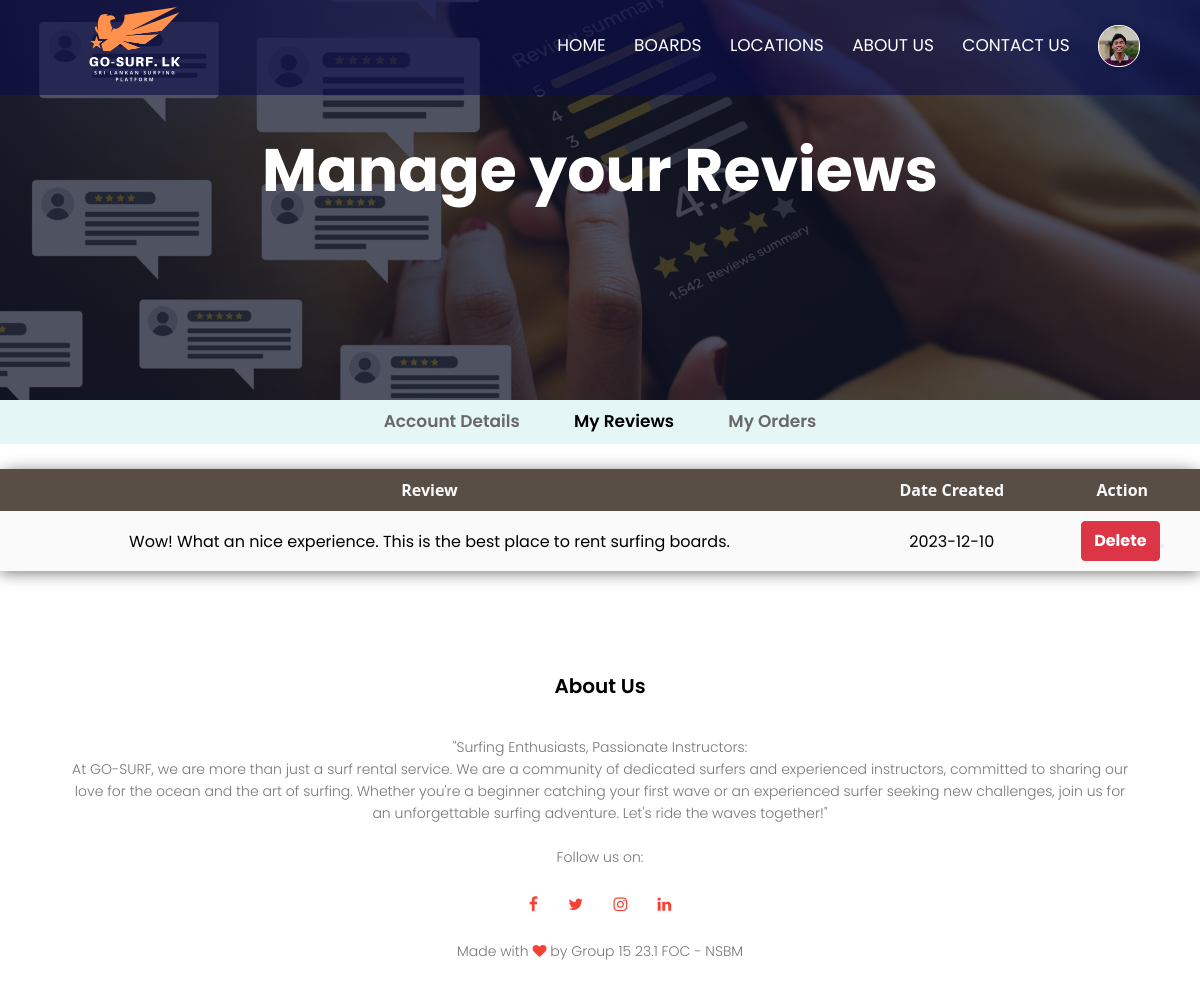
The app's page /userPanel/customerReviews.php (signed in) with its own data.
### tables this page shows
CREATE TABLE `reviews` (
  `review_id` int(11) NOT NULL,
  `review_user_id` int(11) NOT NULL,
  `content` varchar(500) NOT NULL,
  `stars` int(11) NOT NULL,
  `date_created` date NOT NULL,
  `is_displayed` int(11) NOT NULL
);

### userPanel/customerReviews.php (the view, shortened to what this page needs)
<!DOCTYPE html>
<html lang="en">
<head>
  <link rel="stylesheet" href="https://cdn.jsdelivr.net/npm/bootstrap-icons@1.11.2/font/bootstrap-icons.min.css">
  <link rel="stylesheet" href="../assets/css/admin_style.css">
  <link rel="stylesheet" href="../assets/css/styles.css">
  <link rel="stylesheet" href="../assets/css/tooltips.css">
  <link rel="stylesheet" href="https://stackpath.bootstrapcdn.com/font-awesome/4.7.0/css/font-awesome.min.css">
</head>
<body>
  <section class="sub-header" style="background-image: linear-gradient(rgba(4,9,30,0.7),rgba(4,9,30,0.7)),url(../assets/surf_img/reviews.jpg);">
    <nav id="navbar" class="fixed">
      <a href="../index.php"><img src="../assets/surf_img/logo.png"></a>
      <div class="nav-links" id="navLinks">
        <ul>
          <li><a href="../index.php" class="click-animation-1">HOME</a></li>
          <li><a href="../boards.php" class="click-animation-1">BOARDS</a></li>
          <li><a href="../locations.php" class="click-animation-1">LOCATIONS</a></li>
          <li><a href="../about.php" class="click-animation-1">ABOUT US</a></li>
          <li><a href="../contact.php" class="click-animation-1">CONTACT US</a></li>
          <li class="user-link"></li>
        </ul>
      </div>
    </nav>
    <h1>Manage your Reviews</h1>
  </section>
  <div class="user-panel">
      <ul>
        <li><a href="./customerpanel.php">Account Details</a></li>
        <li><a href="./customerReviews.php" style="color: black;">My Reviews</a></li>
        <li><a href="./customerOrders.php">My Orders</a></li>
        </ul>
      </div>
  <br>
  <div>
    <?php
    include '../config/db_conn.php';
    if (isset($_SESSION['user_id'])) {
      $user_id = $_SESSION['user_id'];
    } else if (isset($_COOKIE['user_id'])) {
      $user_id = $_COOKIE['user_id'];
    }
    $sql = "SELECT * FROM reviews WHERE review_user_id = $user_id";
    $result = $conn->query($sql);
    if ($result->num_rows > 0) {
    ?>
      <table class="table" style="margin-left: auto; margin-right: auto; max-width: 1300px; min-width: 300px;">
        <thead>
          <tr>
            <th class="text-center">Review</th>
            <th class="text-center">Date Created</th>
            <th class="text-center" colspan=2>Action</th>
          </tr>
        </thead>
        <?php
        while ($row = $result->fetch_assoc()) {
        ?>
          <tr>
            <td><?= $row['content'] ?></td>
            <td><?= $row['date_created'] ?></td>
            <td>
              <form action="../php_processes/deleteCustomerReview.php" method="post" onsubmit="return confirmDeleteReview()">
                <button class="btn btn-danger" style="height:40px">Delete<button>
              </form>
            </td>
          </tr>
      <?php
        }
    } else {
      echo "<p style='text-align: center;'>No reviews added.</p>";
    }
      ?>
      </table>
  </div>
  <section class="footer">
    <h4>About Us</h4>
    <p>"Surfing Enthusiasts, Passionate Instructors: <br> At GO-SURF, we are more than just a surf rental service. We are a community of dedicated surfers and experienced instructors, committed to sharing our love for the ocean and the art of surfing. Whether you're a beginner catching your first wave or an experienced surfer seeking new challenges, join us for an unforgettable surfing adventure. Let's ride the waves together!" <br><br>Follow us on:</p>
    <div class="icons">
      <i class="fa fa-facebook"></i>
      <i class="fa fa-twitter"></i>
      <i class="fa fa-instagram"></i>
      <i class="fa fa-linkedin"></i>
    </div>
    <p>Made with <i class="fa fa-heart"></i> by Group 15 23.1 FOC - NSBM</p>
  </section>
</body>
</html>

### assets/css/admin_style.css (style rules this page uses)
* { margin: 0; padding: 0; font-family: 'Poppins', sans-serif; }
table { width: 100%; border-collapse: collapse; border-spacing: 0; box-shadow: 0 2px 15px rgba(64, 64, 64, .7); border-radius: 12px 12px 0 0; margin-bottom: 50px; }
td, th { padding: 10px 16px; text-align: center; }
th { background-color: #584e46; color: #fafafa; font-family: 'Open Sans', Sans-serif; font-weight: bold; }
tr { width: 100%; background-color: #fafafa; font-family: 'Montserrat', sans-serif; }

### assets/css/styles.css (style rules this page uses)
* { margin: 0; padding: 0; font-family: 'Poppins', sans-serif; }
nav { z-index: 99999; display: flex; padding: 0.5% 6%; justify-content: space-between; align-items: center; position: fixed; width: 90%; background-color: #0d0e4d9a; }
.fixed { position: fixed; top: 0px; transition: top 0.3s; }
nav img { width: 125px; }
.nav-links { flex: 1; text-align: right; }
.nav-links ul .user-link::after { background: transparent; }
.nav-links ul li { list-style: none; display: inline-block; padding: 8px 12px; position: relative; }
.nav-links ul li a { color: #fff; text-decoration: none; font-size: 17px; }
.nav-links ul li::after { content: ''; width: 0%; height: 2px; background: #f43434; display: block; margin: auto; transition: 0.5s; }
h1 { font-size: 36px; font-weight: 700; transition: 0.5s; }
p { color: #777; font-size: 17px; font-weight: 300; line-height: 22px; padding: 10px; }
@media (max-width: 1400px) { h1 { font-size: 30px; font-weight: 700; transition: 0.5s; } }
@media (max-width: 1400px) { p { color: #777; font-size: 15px; font-weight: 300; line-height: 22px; padding: 10px; } }
.footer { width: 100%; text-align: center; padding: 30px 0; }
.footer h4 { margin-bottom: 25px; margin-top: 20px; font-weight: 600; font-size: 20px; }
.footer p { margin-left: 5%; margin-right: 5%; font-size: 14px; }
.icons .fa { color: #f44336; margin: 0 13px; cursor: pointer; padding: 18px 0; }
.fa-heart { color: #f44336; }
.sub-header { height: 50vh; width: 100%; background-image: linear-gradient(rgba(4, 9, 30, 0.7), rgba(4, 9, 30, 0.7)), url(../surf_img/background.jpeg); background-position: center; background-size: cover; text-align: center; color: #fff; }
.sub-header h1 { padding-top: 125px; font-size: 60px; }
.user-panel { background-color: rgba(220, 243, 245, 0.74); margin-left: auto; margin-right: auto; text-align: center; }
.user-panel ul li { list-style: none; display: inline-block; padding: 8px 25px; position: relative; }
.user-panel ul li a { color: rgb(104, 104, 104); font-weight: 600; text-decoration: none; font-size: 17px; }
.user-panel ul li::after { content: ''; width: 0%; height: 2px; background: #f43434; display: block; margin: auto; transition: 0.5s; }

### userPanel/customerReviews.php (style rules this page uses)
.btn { font-weight: 700; height: 40px; border: 1px solid transparent; padding: 6px 12px; font-size: 16px; line-height: 1.5; border-radius: 4px; transition: color 0.15s; cursor: pointer; }
.btn-danger { color: #fff; background-color: #dc3545; border-color: #dc3545; }

### records on screen
reviews: content "Wow! What an nice experience. This is the best place to rent surfing boards.", date_created "2023-12-10"
